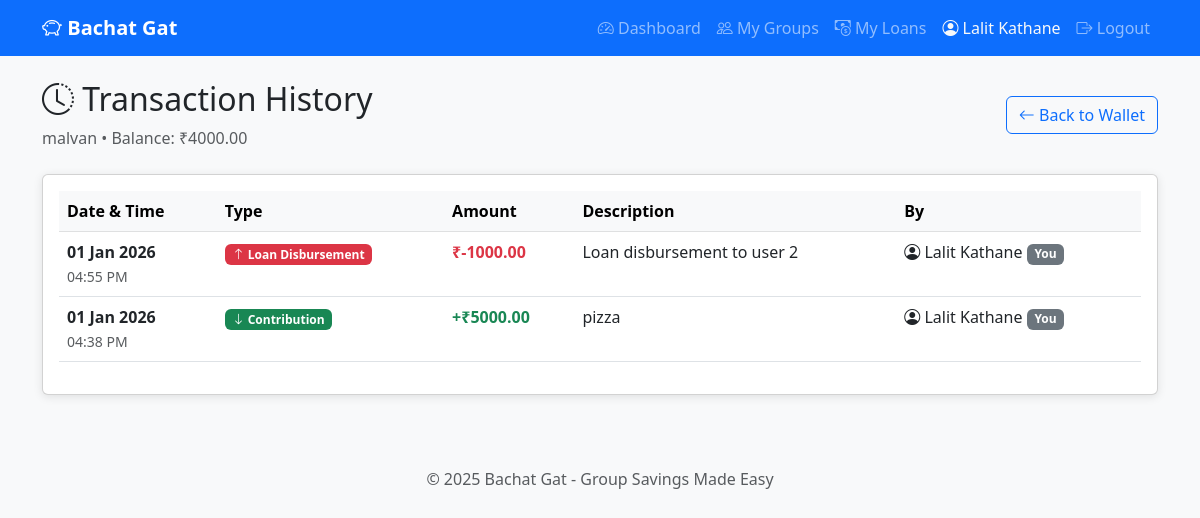
/groups/1/wallet/transactions (signed in), run on the app's committed database.
### app/models.py (models this page shows, shortened)
class User(UserMixin, db.Model):
    __tablename__ = 'users'
    id = db.Column(db.Integer, primary_key=True)
    name = db.Column(db.String(100), nullable=False)
    email = db.Column(db.String(120), unique=True, nullable=False)
    password_hash = db.Column(db.String(256), nullable=False)
    created_at = db.Column(db.DateTime, default=datetime.utcnow)
    groups_created = db.relationship('Group', backref='creator', lazy='dynamic')
    memberships = db.relationship('GroupMember', backref='user', lazy='dynamic')
    loan_requests = db.relationship('LoanRequest', backref='requester', lazy='dynamic',
                                    foreign_keys='LoanRequest.requested_by')
    approvals = db.relationship('LoanApproval', backref='approver', lazy='dynamic')
    contributions = db.relationship('MemberContribution', backref='contributor', lazy='dynamic')
    repayments = db.relationship('LoanRepayment', backref='payer', lazy='dynamic')
    transactions_created = db.relationship('WalletTransaction', backref='created_by_user', lazy='dynamic')

class Group(db.Model):
    __tablename__ = 'groups'
    id = db.Column(db.Integer, primary_key=True)
    name = db.Column(db.String(100), nullable=False)
    description = db.Column(db.String(500))
    created_by = db.Column(db.Integer, db.ForeignKey('users.id'), nullable=False)
    created_at = db.Column(db.DateTime, default=datetime.utcnow)
    members = db.relationship('GroupMember', backref='group', lazy='dynamic',
                              cascade='all, delete-orphan')
    loan_requests = db.relationship('LoanRequest', backref='group', lazy='dynamic',
                                    cascade='all, delete-orphan')
    wallet = db.relationship('GroupWallet', backref='group', uselist=False,
                             cascade='all, delete-orphan')
    def is_member(self, user):
        return self.members.filter_by(user_id=user.id).first() is not None

class GroupWallet(db.Model):
    __tablename__ = 'group_wallets'
    id = db.Column(db.Integer, primary_key=True)
    group_id = db.Column(db.Integer, db.ForeignKey('groups.id'), unique=True, nullable=False)
    balance = db.Column(db.Float, default=0.0, nullable=False)
    total_contributed = db.Column(db.Float, default=0.0, nullable=False)
    total_disbursed = db.Column(db.Float, default=0.0, nullable=False)
    created_at = db.Column(db.DateTime, default=datetime.utcnow)
    contributions = db.relationship('MemberContribution', backref='wallet', lazy='dynamic',
                                    cascade='all, delete-orphan')
    transactions = db.relationship('WalletTransaction', backref='wallet', lazy='dynamic',
                                   cascade='all, delete-orphan')

class WalletTransaction(db.Model):
    __tablename__ = 'wallet_transactions'
    id = db.Column(db.Integer, primary_key=True)
    wallet_id = db.Column(db.Integer, db.ForeignKey('group_wallets.id'), nullable=False)
    transaction_type = db.Column(db.String(30), nullable=False)
    amount = db.Column(db.Float, nullable=False)
    reference_id = db.Column(db.Integer, nullable=True)
    created_by = db.Column(db.Integer, db.ForeignKey('users.id'), nullable=False)
    description = db.Column(db.String(255), nullable=True)
    created_at = db.Column(db.DateTime, default=datetime.utcnow)
    VALID_TYPES = ['contribution', 'loan_disbursement', 'repayment']

### app/routes/wallet.py (the view)
@wallet_bp.route('/groups/<int:group_id>/wallet/transactions')
@login_required
def transactions(group_id):
    group = Group.query.get_or_404(group_id)
    if not group.is_member(current_user):
        flash('You are not a member of this group!', 'danger')
        return redirect(url_for('groups.list_groups'))
    wallet = group.wallet
    if not wallet:
        flash('This group does not have a wallet!', 'danger')
        return redirect(url_for('groups.view_group', group_id=group_id))
    page = request.args.get('page', 1, type=int)
    per_page = 20
    transactions = WalletTransaction.query.filter_by(
        wallet_id=wallet.id
    ).order_by(
        WalletTransaction.created_at.desc()
    ).paginate(page=page, per_page=per_page, error_out=False)
    return render_template(
        'wallet/transactions.html',
        group=group,
        wallet=wallet,
        transactions=transactions
    )

### app/__init__.py (called while the page is built)
def create_app():
    app = Flask(__name__)
    app.config.from_object(Config)
    db.init_app(app)
    login_manager.init_app(app)
    from app.models import User
    @login_manager.user_loader
    def load_user(user_id):
        return User.query.get(int(user_id))
    from app.routes.auth import auth_bp
    from app.routes.groups import groups_bp
    from app.routes.loans import loans_bp
    from app.routes.wallet import wallet_bp
    app.register_blueprint(auth_bp)
    app.register_blueprint(groups_bp)
    app.register_blueprint(loans_bp)
    app.register_blueprint(wallet_bp)
    with app.app_context():
        db.create_all()
        print("✅ Database tables created!")
    return app

### app/templates/wallet/transactions.html (shortened to what this page needs)
{% extends 'base.html' %}
{% block content %}
<div class="d-flex justify-content-between align-items-center mb-4">
    <div>
        <h2><i class="bi bi-clock-history"></i> Transaction History</h2>
        <p class="text-muted mb-0">{{ group.name }} • Balance: ₹{{ "%.2f"|format(wallet.balance) }}</p>
    </div>
    <a href="{{ url_for('wallet.view_wallet', group_id=group.id) }}" class="btn btn-outline-primary">
        <i class="bi bi-arrow-left"></i> Back to Wallet
    </a>
</div>
{% if transactions.items %}
<div class="card">
    <div class="card-body">
        <div class="table-responsive">
            <table class="table table-hover">
                <thead class="table-light">
                    <tr>
                        <th>Date & Time</th>
                        <th>Type</th>
                        <th>Amount</th>
                        <th>Description</th>
                        <th>By</th>
                    </tr>
                </thead>
                <tbody>
                    {% for txn in transactions.items %}
                    <tr>
                        <td>
                            <strong>{{ txn.created_at.strftime('%d %b %Y') }}</strong><br>
                            <small class="text-muted">{{ txn.created_at.strftime('%I:%M %p') }}</small>
                        </td>
                        <td>
                            {% if txn.transaction_type == 'contribution' %}
                            <span class="badge bg-success">
                                <i class="bi bi-arrow-down"></i> Contribution
                            </span>
                            {% elif txn.transaction_type == 'loan_disbursement' %}
                            <span class="badge bg-danger">
                                <i class="bi bi-arrow-up"></i> Loan Disbursement
                            </span>
                            {% else %}
                            <span class="badge bg-info">
                                <i class="bi bi-arrow-repeat"></i> Repayment
                            </span>
                            {% endif %}
                        </td>
                        <td>
                            {% if txn.amount > 0 %}
                            <span class="text-success fw-bold">+₹{{ "%.2f"|format(txn.amount) }}</span>
                            {% else %}
                            <span class="text-danger fw-bold">₹{{ "%.2f"|format(txn.amount) }}</span>
                            {% endif %}
                        </td>
                        <td>{{ txn.description or '-' }}</td>
                        <td>
                            <i class="bi bi-person-circle"></i>
                            {{ txn.created_by_user.name }}
                            {% if txn.created_by_user.id == current_user.id %}
                            <span class="badge bg-secondary">You</span>
                            {% endif %}
                        </td>
                    </tr>
                    {% endfor %}
                </tbody>
            </table>
        </div>
    </div>
</div>
{% endif %}
{% endblock %}

### app/templates/base.html (shortened to what this page needs)
<!DOCTYPE html>
<html lang="en">
<head>
    <link href="https://cdn.jsdelivr.net/npm/bootstrap@5.3.0/dist/css/bootstrap.min.css" rel="stylesheet">
    <link href="https://cdn.jsdelivr.net/npm/bootstrap-icons@1.10.0/font/bootstrap-icons.css" rel="stylesheet">
</head>
<body>
    <nav class="navbar navbar-expand-lg navbar-dark bg-primary">
        <div class="container">
            <a class="navbar-brand" href="{{ url_for('auth.home') }}">
                <i class="bi bi-piggy-bank"></i> Bachat Gat
            </a>
            <div class="collapse navbar-collapse" id="navbarNav">
                <ul class="navbar-nav ms-auto">
                    {% if current_user.is_authenticated %}
                        <li class="nav-item">
                            <a class="nav-link" href="{{ url_for('auth.dashboard') }}">
                                <i class="bi bi-speedometer2"></i> Dashboard
                            </a>
                        </li>
                        <li class="nav-item">
                            <a class="nav-link" href="{{ url_for('groups.list_groups') }}">
                                <i class="bi bi-people"></i> My Groups
                            </a>
                        </li>
                        <li class="nav-item">
                            <a class="nav-link" href="{{ url_for('loans.my_loans') }}">
                                <i class="bi bi-cash-coin"></i> My Loans
                            </a>
                        </li>
                        <li class="nav-item">
                            <span class="nav-link text-light">
                                <i class="bi bi-person-circle"></i> {{ current_user.name }}
                            </span>
                        </li>
                        <li class="nav-item">
                            <a class="nav-link" href="{{ url_for('auth.logout') }}">
                                <i class="bi bi-box-arrow-right"></i> Logout
                            </a>
                        </li>
                    {% endif %}
                </ul>
            </div>
        </div>
    </nav>
    <main class="container mt-4">
        {% block content %}{% endblock %}
    </main>
    <footer class="text-center py-4 mt-5">
        <p class="text-muted">&copy; 2025 Bachat Gat - Group Savings Made Easy</p>
    </footer>
</body>
</html>

### app/templates/base.html (style rules this page uses)
body { background-color: #f8f9fa; }
.navbar-brand { font-weight: bold; }
.card { box-shadow: 0 2px 10px rgba(0,0,0,0.1); }

### data on the page
User: name "Lalit Kathane"
Group: name "malvan"
GroupWallet: balance "4000.00"
WalletTransaction: created_at "01 Jan 2026", created_at "04:55 PM", shows "Loan Disbursement", amount "-1000.00", description "Loan disbursement to user 2", created_by_user.name "Lalit Kathane"
WalletTransaction: created_at "01 Jan 2026", created_at "04:38 PM", transaction_type "contribution" (drawn), amount "5000.00", description "pizza", created_by_user.name "Lalit Kathane"
